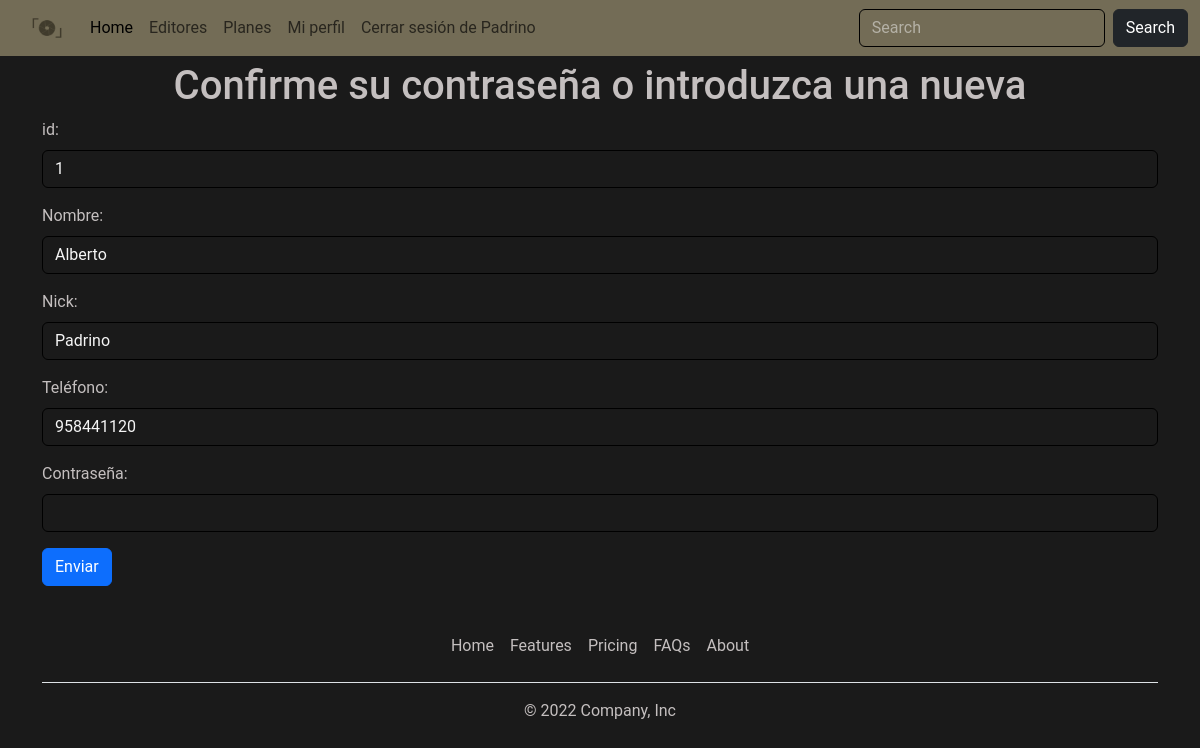
Page /controladores/cliente_editar_perfil.php (signed in) on the committed database.
### tables this page shows
CREATE TABLE `clientes` (
  `id` bigint(20) NOT NULL,
  `nombre` varchar(200) NOT NULL,
  `telefono` varchar(9) NOT NULL,
  `nick` varchar(100) NOT NULL,
  `contraseña` varchar(200) NOT NULL
);

### modelos/bd.php (called while the page is built)
<?php
class bd
{
    public static function conectar()
    {
        $conexion = new mysqli("localhost", "root", "", "requestify");
        $conexion->set_charset("utf8");
        return $conexion;
    }
}

### modelos/cliente.php (called while the page is built, shortened)
<?php
class cliente
{
    private $bd;
    public function __construct()
    {
        $this->bd = bd::conectar();
    }
    public function buscarClientePorId($id)
    {
        $listar= $this->bd->query("SELECT * FROM clientes WHERE id = $id");
        $this->cliente= $listar->fetch_array(MYSQLI_ASSOC);
        return $this->cliente;
    }
}

### vistas/cliente_editar_perfil.php (the view)
<?php
echo"
<section class='container mt-5'>
<h1 class='text-center'>Confirme su contraseña o introduzca una nueva</h1>
    <form action='../controladores/cliente_editar_perfil.php' method='POST' enctype='multipart/form-data'>
    <div class='mb-3'>
            <label for='id' class='form-label' >id:</label>
            <input type='text' class='form-control' id='id' name='id' value='$_SESSION[id]' readonly required>
        </div>
    <div class='mb-3'>
            <label for='nombre' class='form-label' >Nombre:</label>
            <input type='text' class='form-control' id='nombre' name='nombre' value='$info[nombre]' required>
        </div>
        <div class='mb-3'>
            <label for='nick' class='form-label'>Nick:</label>
            <input type='text' class='form-control' id='nick' name='nick' value='$info[nick]' required>
        </div>
        <div class='mb-3'>
            <label for='telefonno' class='form-label'>Teléfono:</label>
            <input type='text' class='form-control' id='nick' name='telefono' value='$info[telefono]' required>
        </div>
        <div class='mb-3'>
            <label for='contrasena' class='form-label'>Contraseña:</label>
            <input type='password' class='form-control' id='contrasena' name='contrasena' required>
        </div>
        <button type='submit' class='btn btn-primary' name='enviar'>Enviar</button>
    </form>
</section>
";
?>

### assets/styles/style.css (style rules this page uses)
* { padding: 0; margin: 0; box-sizing: border-box; }
body { margin: 0px; background-color: #1A1A1A; font-family: 'Roboto', sans-serif; color: rgb(196, 191, 191); }
.form-control { background-color: transparent; border: black 1px solid; box-shadow: none; color: whitesmoke; }
.form-control::placeholder { color: whitesmoke !important;; opacity: 0.5; }

### rows in the picture
clientes: nombre "Alberto", nick "Padrino", telefono "958441120"

### other values in the picture
$_SESSION[nick] "Padrino"
